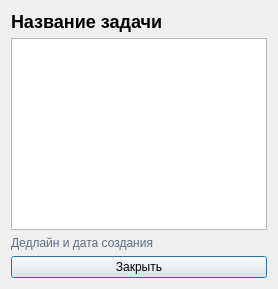
<?xml version="1.0" encoding="UTF-8"?>
<ui version="4.0">
 <class>TaskDetailDialog</class>
 <widget class="QDialog" name="TaskDetailDialog">
  <property name="windowTitle">
   <string>Описание задачи</string>
  </property>
  <layout class="QVBoxLayout" name="verticalLayout">
   <item>
    <widget class="QLabel" name="titleLabel">
     <property name="text">
      <string>Название задачи</string>
     </property>
     <property name="styleSheet">
      <string>font-size:18px; font-weight:bold;</string>
     </property>
    </widget>
   </item>
   <item>
    <widget class="QTextEdit" name="descriptionText">
     <property name="readOnly">
      <bool>true</bool>
     </property>
    </widget>
   </item>
   <item>
    <widget class="QLabel" name="infoLabel">
     <property name="text">
      <string>Дедлайн и дата создания</string>
     </property>
     <property name="styleSheet">
      <string>color:#5e6c84; font-size:12px;</string>
     </property>
    </widget>
   </item>
   <item>
    <widget class="QPushButton" name="closeButton">
     <property name="text">
      <string>Закрыть</string>
     </property>
    </widget>
   </item>
  </layout>
 </widget>
 <resources/>
 <connections/>
</ui>
